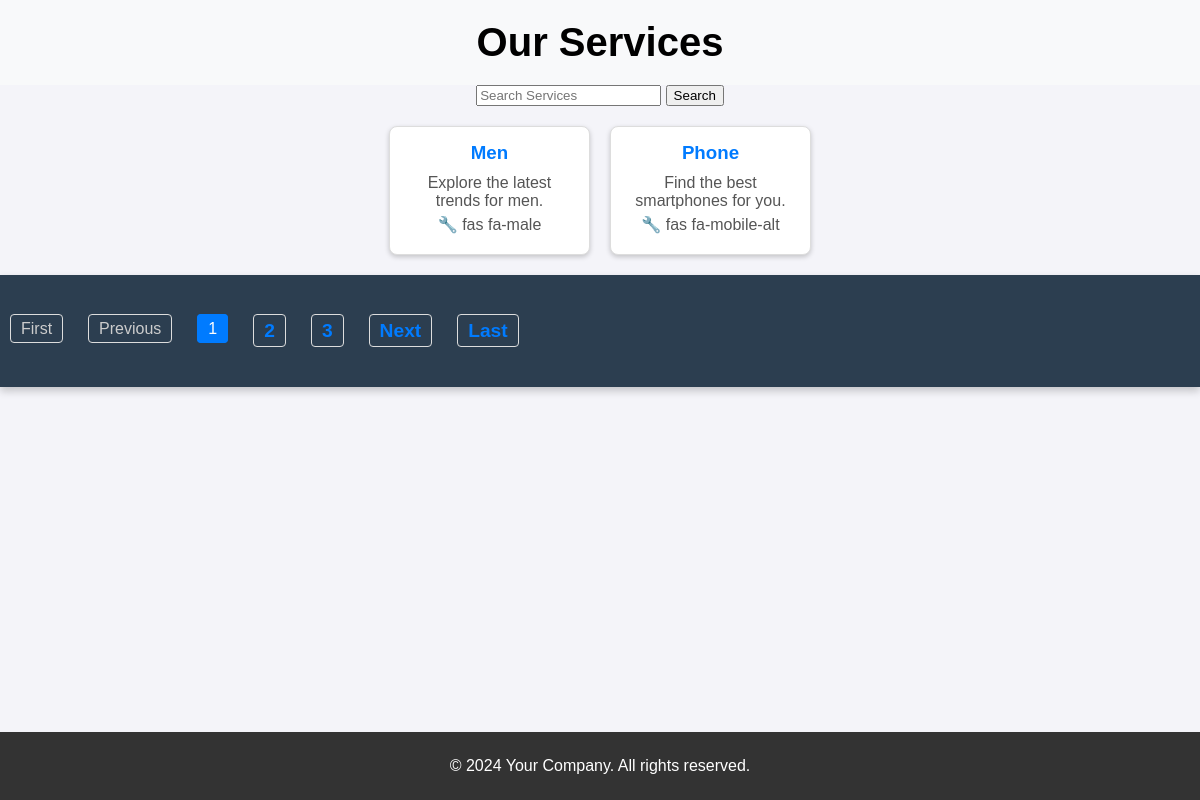
Page /services/ on the committed database.
### service/models.py (models this page shows, shortened)
class Service(models.Model):
    service_title = models.CharField(max_length=100)
    service_icon = models.CharField(max_length=50)  # e.g., Font Awesome icon classes
    service_desc = models.TextField()

### system/views.py (the view)
# urls.py: path('services/', views.services, name='services'),
def services(request):
    services = Service.objects.all()
    search_term = request.GET.get('servicename', '')
    if search_term:
        services = services.filter(service_title__icontains=search_term)
    paginator = Paginator(services, 2)
    page_number = request.GET.get('page')
    page_obj = paginator.get_page(page_number)
    return render(request, 'services.html', {
        'page_obj': page_obj,
        'search_term': search_term,
        'lastpage': paginator.num_pages,
        'totalPagelist': list(paginator.page_range),
    })

### templates/services.html (shortened to what this page needs)
{% load static %}
<!DOCTYPE html>
<html lang="en">
<head>
    <link rel="stylesheet" href="{% static 'css/style.css' %}">
</head>
<body>
    <header>
        <h1>Our Services</h1>
    </header>
    <form method="GET" action="">
        <input type="text" name="servicename" placeholder="Search Services" value="{{ search_term }}">
        <button type="submit">Search</button>
    </form>
    <div class="services-container">
        {% for service in page_obj %}
            <div class="service-item">
                <h3>{{ service.service_title }}</h3>
                <p>{{ service.service_desc }}</p>
                <p>🔧 {{ service.service_icon }}</p>
            </div>
        {% empty %}
            <p>No services found.</p>
        {% endfor %}
    </div>
    <nav>
        <ul class="pagination">
            {% if page_obj.has_previous %}
                <li><a href="?page=1&servicename={{ search_term }}">First</a></li>
                <li><a href="?page={{ page_obj.previous_page_number }}&servicename={{ search_term }}">Previous</a></li>
            {% else %}
                <li class="disabled"><span>First</span></li>
                <li class="disabled"><span>Previous</span></li>
            {% endif %}
            {% for page_num in page_obj.paginator.page_range %}
                {% if page_num == page_obj.number %}
                    <li class="active"><span>{{ page_num }}</span></li>
                {% else %}
                    <li><a href="?page={{ page_num }}&servicename={{ search_term }}">{{ page_num }}</a></li>
                {% endif %}
            {% endfor %}
            {% if page_obj.has_next %}
                <li><a href="?page={{ page_obj.next_page_number }}&servicename={{ search_term }}">Next</a></li>
                <li><a href="?page={{ page_obj.paginator.num_pages }}&servicename={{ search_term }}">Last</a></li>
            {% else %}
                <li class="disabled"><span>Next</span></li>
                <li class="disabled"><span>Last</span></li>
            {% endif %}
        </ul>
    </nav>
    <footer>
        <div class="footer-content">
            <p>&copy; 2024 Your Company. All rights reserved.</p>
        </div>
    </footer>
</body>
</html>

### static/css/style.css (style rules this page uses)
body { font-family: Arial, sans-serif; margin: 0; padding: 0; text-align: center; background-color: #f4f4f9; display: flex; flex-direction: column; min-height: 100vh; }
body, ul, li, a { margin: 0; padding: 0; list-style: none; text-decoration: none; }
header { background-color: #f8f9fa; padding: 10px; text-align: center; }
header h1 { font-size: 2.5em; font-weight: bold; margin: 10px 0; }
nav { width: 100%; background-color: #2c3e50; padding: 15px 0; box-shadow: 0px 4px 8px rgba(0, 0, 0, 0.2); }
nav ul { display: flex; justify-content: center; gap: 20px; }
nav ul li a { color: yellow; padding: 10px 20px; font-size: 1.2em; font-weight: bold; border-radius: 4px; transition: background-color 0.3s ease, color 0.3s ease; }
.services-container { display: flex; flex-wrap: wrap; justify-content: center; gap: 20px; margin: 20px auto; max-width: 1200px; }
.service-item { border: 1px solid #ddd; box-shadow: 0 2px 5px rgba(0, 0, 0, 0.2); padding: 15px; width: calc(33.333% - 20px); border-radius: 8px; text-align: center; background-color: #fff; }
.service-item h3 { margin: 0 0 10px; color: #007BFF; }
.service-item p { margin: 5px 0; color: #555; }
.pagination { display: flex; justify-content: flex-start; list-style: none; padding: 10px; margin: 20px 0; }
.pagination li { margin-right: 5px; }
.pagination a, .pagination span { text-decoration: none; padding: 5px 10px; border: 1px solid #ddd; color: #007BFF; border-radius: 4px; }
.pagination .active span { background-color: #007BFF; color: #fff; border-color: #007BFF; }
.pagination .disabled span { color: #ccc; pointer-events: none; }
footer { background-color: #333; color: #fff; padding: 20px; text-align: center; margin-top: auto; }
.footer-content p { margin: 5px 0; }

### rows in the picture
Service: service_title "Men", service_desc "Explore the latest trends for men.", service_icon "fas fa-male"
Service: service_title "Phone", service_desc "Find the best smartphones for you.", service_icon "fas fa-mobile-alt"

### other values in the picture
{{ page_num }} "1"
{{ page_num }} "2" "3"
